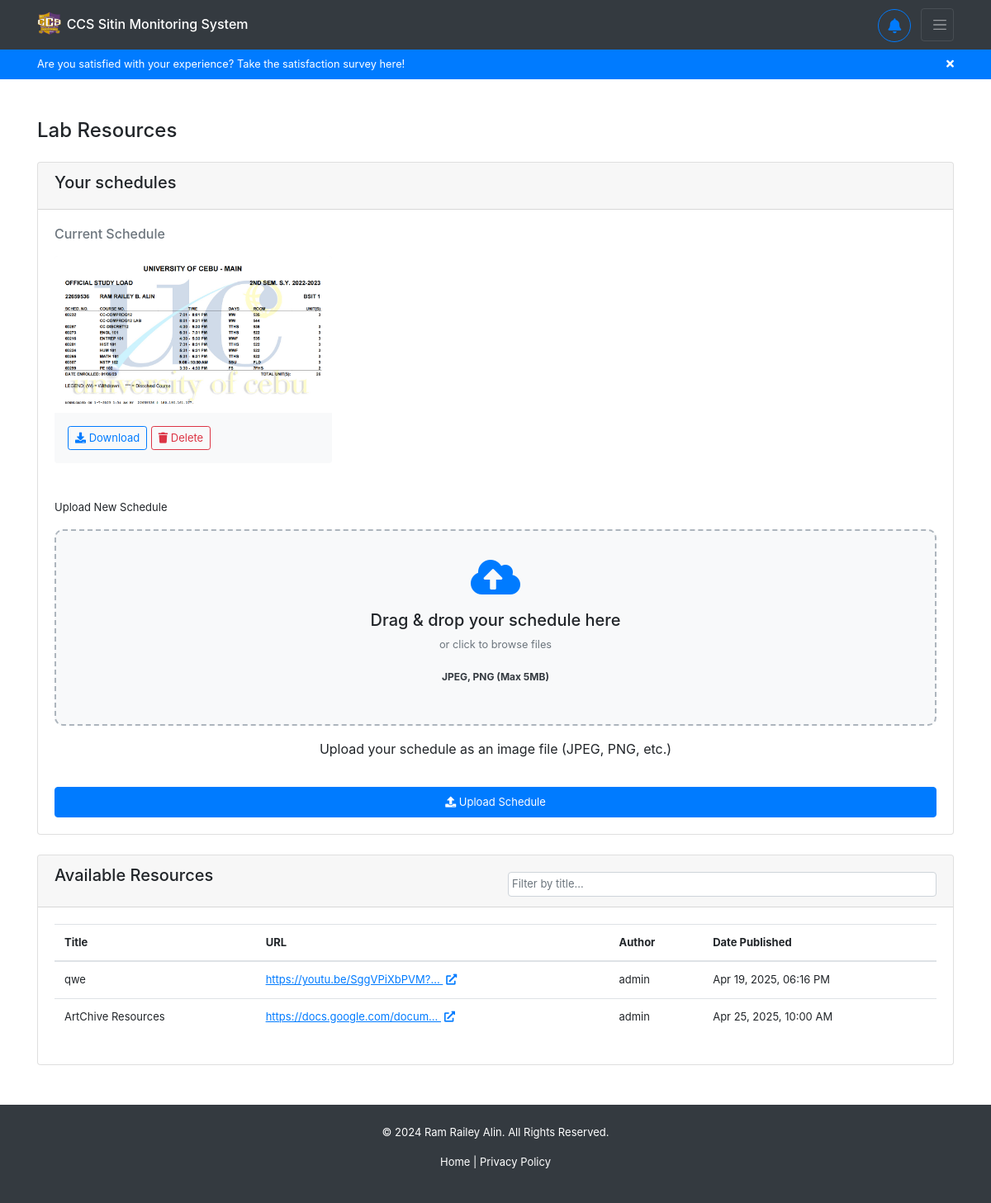
/resources/ (signed in), run on the app's committed database.
### backend/models.py (models this page shows, shortened)
class Registration(models.Model):
    idno = models.IntegerField(primary_key=True)
    lastname = models.CharField(max_length=80, null=True, blank=True)
    firstname = models.CharField(max_length=80, null=True, blank=True)
    middlename = models.CharField(max_length=80, null=True, blank=True)
    course = models.CharField(max_length=80, choices=COURSE_CHOICES, null=True, blank=True)
    level = models.IntegerField(null=True, choices=LEVEL_CHOICES, blank=True)
    email = models.EmailField(max_length=80, null=True, blank=True)
    address = models.CharField(max_length=255, null=True, blank=True)
    sessions = models.IntegerField(default=30, null=True, blank=True)
    points = models.IntegerField(default=0, null=True, blank=True)
    sitins_count = models.IntegerField(default=0, null=True, blank=True)
    profilepicture_og = models.ImageField(upload_to="profiles/", default="profiles/default.jpg", blank=True, null=True)
    profilepicture_lg = models.ImageField(upload_to="profiles/", default="profiles/default_lg.jpg", blank=True, null=True)
    profilepicture_md = models.ImageField(upload_to="profiles/", default="profiles/default_md.jpg", blank=True, null=True)
    profilepicture_sm = models.ImageField(upload_to="profiles/", default="profiles/default_sm.jpg", blank=True, null=True)
    study_load = models.ImageField(upload_to="schedules/", blank=True, null=True)
    profiledescription = models.TextField(blank=True, null=True)
    username = models.OneToOneField(User, on_delete=models.CASCADE)

class LabResource(models.Model):
    url = models.URLField(blank=True, null=True)
    title = models.CharField(max_length=50, blank=True, null=True)
    created_at = models.DateTimeField(auto_now_add=True)
    updated_at = models.DateTimeField(auto_now=True)
    is_enabled = models.BooleanField(default=True, blank=True, null=True)
    created_by = models.ForeignKey(User, on_delete=models.SET_NULL, null=True, blank=True, limit_choices_to={ 'is_superuser': True })

### backend/views.py (the view, shortened to what this page needs)
# urls.py: path('resources/', views.resources, name='user-resources'),
@login_required
def resources(request):
    if request.user.is_authenticated:
        lab_resources = LabResource.objects.all().filter(is_enabled=True)
        schedule = Registration.objects.only('study_load').get(idno=request.user.registration.idno)
        return render(request, 'backend/pages/resources.html', context={ 'lab_resources': lab_resources, 'schedule': schedule })
    return redirect('/')

### backend/templatetags/custom_filters.py (called while the page is built)
@register.filter
def time_ago(value):
    if not value:
        return ""
    now = timezone.localtime(timezone.now())
    value = timezone.localtime(value)
    diff = now - value
    seconds = diff.total_seconds()
    if seconds < 60:
        return f"{int(seconds)} seconds ago"
    elif seconds < 3600:
        minutes = int(seconds / 60)
        return f"{minutes} minute{'s' if minutes != 1 else ''} ago"
    elif seconds < 86400:
        hours = int(seconds / 3600)
        return f"{hours} hour{'s' if hours != 1 else ''} ago"
    else:
        return value.strftime("%b %d, %Y, %I:%M %p ")  # Fallback to date if > 1 day

### backend/templates/backend/pages/resources.html (shortened to what this page needs)
{% extends 'backend/base.html' %}
{% load custom_filters %}
{% block content %}
<div class="container mt-5">
    <h4 class="mb-4">Lab Resources</h4>
    <div class="card mb-4">
        <div class="card-header">
            <h5>Your schedules</h5>
        </div>
        <div class="card-body">
            <div class="mb-4">
                {% if schedule.study_load %}
                    <div class="schedule-display">
                        <h6 class="fw-bold mb-3 text-muted">Current Schedule</h6>
                        <div class="row">
                            <div class="col-md-6 col-lg-4 mb-3">
                                <div class="card border-0 shadow-sm">
                                    <div class="card-body p-0">
                                        <img src="{{ schedule.study_load.url }}" alt="Your schedule" class="img-fluid rounded-top">
                                        <div class="p-3 bg-light rounded-bottom">
                                            <a href="{{ schedule.study_load.url }}" download class="btn btn-sm btn-outline-primary me-2">
                                                <i class="fas fa-download me-1"></i> Download
                                            </a>
                                            <a href="#" class="btn btn-sm btn-outline-danger">
                                                <i class="fas fa-trash me-1"></i> Delete
                                            </a>
                                        </div>
                                    </div>
                                </div>
                            </div>
                        </div>
                    </div>
                {% endif %}
            </div>
            <form method="post" enctype="multipart/form-data" class="upload-form">
                <div class="mb-4">
                    <label class="form-label fw-bold mb-3">Upload New Schedule</label>
                    <div class="drop-zone mb-3">
                        <div class="drop-zone-content">
                            <i class="fas fa-cloud-upload-alt fa-3x mb-3 text-primary"></i>
                            <h5 class="mb-2">Drag & drop your schedule here</h5>
                            <p class="text-muted small mb-3">or click to browse files</p>
                            <span class="badge bg-light text-dark mb-3">JPEG, PNG (Max 5MB)</span>
                        </div>
                    </div>
                    <div class="form-text text-center">Upload your schedule as an image file (JPEG, PNG, etc.)</div>
                </div>
                <button type="submit" class="btn btn-primary w-100 py-2">
                    <i class="fas fa-upload me-2"></i> Upload Schedule
                </button>
            </form>
        </div>
    </div>
    <div class="card mb-4">
        <div class="card-header">
            <div class="row">
                <div class="col-md-6">
                    <h5 class="mb-0">Available Resources</h5>
                </div>
                <div class="col-md-6 text-right">
                    <input type="text" id="resourceSearch" class="form-control mt-2 p-1" placeholder="Filter by title...">
                </div>
            </div>
        </div>
        <div class="card-body">
            <div class="table-responsive">
                <table class="table table-hover" id="resourcesTable">
                    <thead>
                        <tr>
                            <th>Title</th>
                            <th>URL</th>
                            <th>Author</th>
                            <th>Date Published</th>
                        </tr>
                    </thead>
                    <tbody>
                        {% for resource in lab_resources %}
                        <tr>
                            <td>{{ resource.title }}</td>
                            <td>
                                <a href="{{ resource.url }}" target="_blank" class="text-primary" style="text-decoration: underline;">
                                    {{ resource.url|truncatechars:30 }}
                                    <i class="fas fa-external-link-alt ml-1"></i>
                                </a>
                            </td>
                            <td>{{ resource.created_by.get_full_name|default:resource.created_by.username }}</td>
                            <td>{{ resource.created_at|time_ago }}</td>
                        </tr>
                        {% empty %}
                        <tr>
                            <td colspan="5" class="text-center text-muted small">No resources available</td>
                        </tr>
                        {% endfor %}
                    </tbody>
                </table>
            </div>
        </div>
    </div>
</div>
{% endblock %}

### backend/static/backend/css/styles.css (style rules this page uses)
* { box-sizing: border-box; padding: 0; margin: 0; }
input { width: 100%; font-size: small; }
p { font-size: small; }
label { font-size: small; }
button { font-size: small; }
.btn { font-size: small; }
form { display: flex; flex-direction: column; row-gap: 10px; }
input[type="text"], input[type="email"], input[type="password"], input[type="number"], input[type="search"], input[type="tel"], input[type="url"], input[type="date"], input[type="datetime-local"], input[type="month"], input[type="week"], input[type="time"], textarea, select { font-size: small !important; }

### backend/templates/backend/pages/resources.html (style rules this page uses)
table { font-size: small !important; }
.schedule-display img { max-height: 300px; object-fit: contain; background-color: #f8f9fa; width: 100%; }
.drop-zone { border: 2px dashed #adb5bd; border-radius: 10px; padding: 2rem; text-align: center; cursor: pointer; transition: all 0.3s ease; background-color: #f8f9fa; position: relative; overflow: hidden; }
.drop-zone-content { pointer-events: none; }
.upload-form button { transition: all 0.3s ease; }

### data on the page
Registration: study_load (picture)
LabResource: title "qwe", url "https://youtu.be/SggVPiXbPVM?…", created_by.get_full_name "admin", created_at "Apr 19, 2025, 06:16 PM"
LabResource: title "ArtChive Resources", url "https://docs.google.com/docum…", created_by.get_full_name "admin", created_at "Apr 25, 2025, 10:00 AM"
